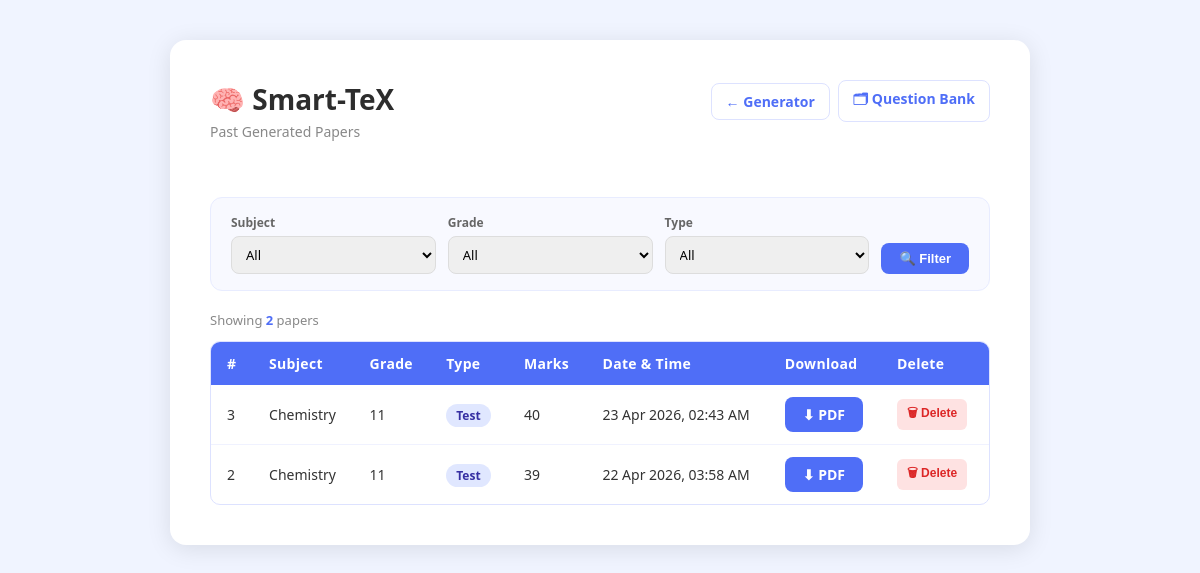
The page /papers on the database as committed earlier.
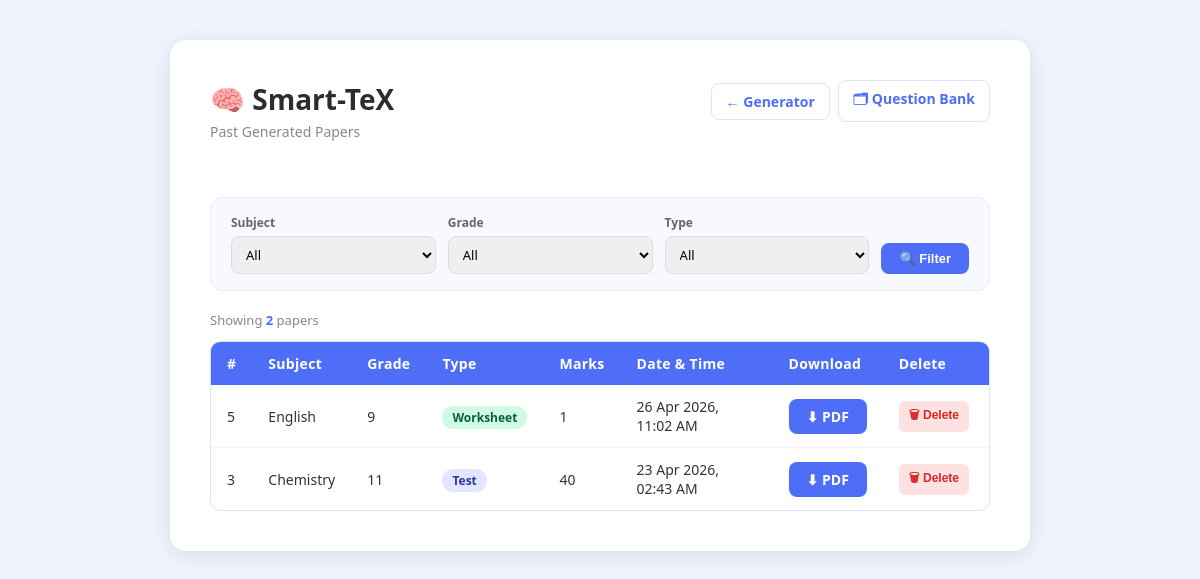
The same page on the database as committed later.
### app.py (models this page shows, shortened)
class Paper(db.Model):
    __tablename__ = "papers"
    id             = db.Column(db.Integer, primary_key=True, autoincrement=True)
    subject        = db.Column(db.Text, nullable=False)
    grade          = db.Column(db.Text, nullable=False)
    test_type      = db.Column(db.Text, nullable=False)
    marks          = db.Column(db.Integer, nullable=True)
    date_generated = db.Column(db.DateTime, nullable=False, default=datetime.utcnow)
    latex_code     = db.Column(db.Text, nullable=False)
    sections       = db.Column(db.Text, nullable=True)   # stored as JSON string
    __table_args__ = (
        db.Index("ix_papers_subject",   "subject"),
        db.Index("ix_papers_grade",     "grade"),
        db.Index("ix_papers_test_type", "test_type"),
    )
    questions = db.relationship("Question", backref="paper", lazy=True,
                                cascade="all, delete-orphan")

### app.py (the view)
@app.route("/papers")
def papers():
    f_subject   = request.args.get("subject",   "").strip()
    f_grade     = request.args.get("grade",     "").strip()
    f_test_type = request.args.get("test_type", "").strip()
    query = Paper.query.order_by(Paper.date_generated.desc())
    if f_subject:
        query = query.filter(Paper.subject.ilike(f"%{f_subject}%"))
    if f_grade:
        query = query.filter(Paper.grade.ilike(f"%{f_grade}%"))
    if f_test_type:
        query = query.filter(Paper.test_type == f_test_type)
    all_papers = query.all()
    print(f"[papers] Fetched {len(all_papers)} papers (filters: subject='{f_subject}' "
          f"grade='{f_grade}' type='{f_test_type}')")
    all_subjects = sorted({p.subject for p in Paper.query.all() if p.subject})
    all_grades   = sorted({p.grade   for p in Paper.query.all() if p.grade})
    filters = {
        "subject":   f_subject,
        "grade":     f_grade,
        "test_type": f_test_type,
    }
    return render_template(
        "past_papers.html",
        papers       = all_papers,
        filters      = filters,
        all_subjects = all_subjects,
        all_grades   = all_grades,
    )

### templates/past_papers.html (shortened to what this page needs)
<!DOCTYPE html>
<html lang="en">
<head>
    <link rel="stylesheet" href="/static/style.css">
</head>
<body>
    <div class="container">
        <div class="past-papers-header">
            <div>
                <h1>🧠 Smart-TeX</h1>
                <p class="subtitle">Past Generated Papers</p>
            </div>
            <div class="nav-links-group">
                <a href="/" class="nav-link">← Generator</a>
                <a href="/questions" class="nav-link">🗂 Question Bank</a>
            </div>
        </div>
        <form method="GET" action="/papers" class="filter-form">
            <div class="filter-row">
                <div class="filter-group">
                    <label>Subject</label>
                    <select name="subject">
                        <option value="">All</option>
                    </select>
                </div>
                <div class="filter-group">
                    <label>Grade</label>
                    <select name="grade">
                        <option value="">All</option>
                    </select>
                </div>
                <div class="filter-group">
                    <label>Type</label>
                    <select name="test_type">
                        <option value="">All</option>
                    </select>
                </div>
                <div class="filter-group filter-group--btn">
                    <label>&nbsp;</label>
                    <button type="submit" class="filter-btn">🔍 Filter</button>
                </div>
            </div>
        </form>
        <p class="result-count">
            Showing <strong>{{ papers | length }}</strong> paper{% if papers | length != 1 %}s{% endif %}
        </p>
        {% if papers %}
        <div class="table-wrapper">
            <table class="papers-table">
                <thead>
                    <tr>
                        <th>#</th>
                        <th>Subject</th>
                        <th>Grade</th>
                        <th>Type</th>
                        <th>Marks</th>
                        <th>Date & Time</th>
                        <th>Download</th>
                        <th>Delete</th>
                    </tr>
                </thead>
                <tbody>
                    {% for paper in papers %}
                    <tr>
                        <td>{{ paper.id }}</td>
                        <td>{{ paper.subject }}</td>
                        <td>{{ paper.grade }}</td>
                        <td>
                            <span class="type-badge type-{{ paper.test_type | lower }}">
                                {{ paper.test_type }}
                            </span>
                        </td>
                        <td>{{ paper.marks if paper.marks else '—' }}</td>
                        <td>{{ paper.date_generated.strftime('%d %b %Y, %I:%M %p') }}</td>
                        <td>
                            <a href="/download/{{ paper.id }}" class="download-btn">⬇ PDF</a>
                        </td>
                        <td class="actions-cell">
                            <form method="POST" action="/papers/delete/{{ paper.id }}"
                                  onsubmit="return confirm('Delete this paper and all its linked questions?');"
                                  style="display:inline;">
                                <button type="submit" class="action-btn delete-btn">🗑 Delete</button>
                            </form>
                        </td>
                    </tr>
                    {% endfor %}
                </tbody>
            </table>
        </div>
        {% endif %}
    </div>
</body>
</html>

Rows that differ between the two databases and show on the page:
removed Paper: id "2", subject "Chemistry", grade "11", test_type "Test", marks "39", date_generated "22 Apr 2026, 03:58 AM"
added Paper: id "5", subject "English", grade "9", test_type "Worksheet", marks "1", date_generated "26 Apr 2026, 11:02 AM"
